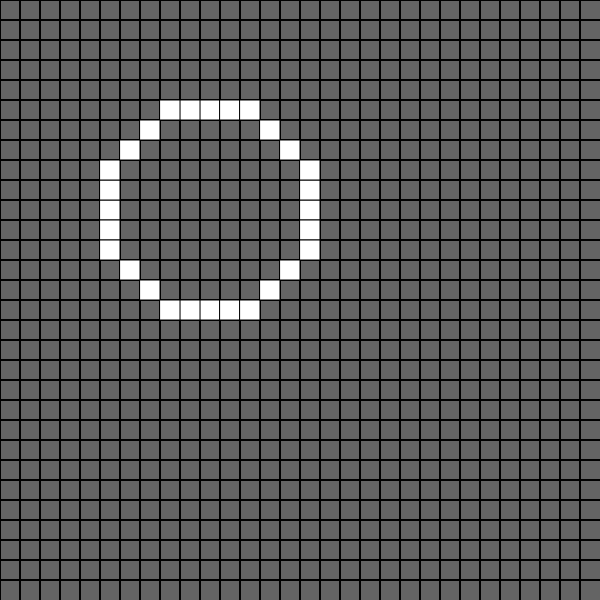
Frame 1 (no input)
Frame 60 (no input): identical to frame 1, image omitted
Frame 120 (the mouse pressed at the canvas centre since frame 60): identical to frame 1, image omitted

The p5.js sketch that drew this single still picture (run headless with seeded random() and noise() and a simulated clock; from frame 60 on, the mouse is pressed at the canvas centre):

// p5.js sketch
// ── sketch.js
// https://www.geeksforgeeks.org/mid-point-circle-drawing-algorithm/
// noprotect
function setup() {
  createCanvas(600, 600);
}
var r, x, y,xc, yc;
xc = 10;
yc = 10;
r = 5;
function grid(){
	for (var x = 0; x < width; x += width / 30) {
		for (var y = 0; y < height; y += height / 30) {
			stroke(0);
			strokeWeight(1);
			line(x, 0, x, height);
			line(0, y, width, y);
		}
	}
}
function draw() {
   background(100);
   grid();
   var theta = 1/r;
   x = r;
   y = 0;
  var c = cos(theta);
  var s = sin(theta);
   while(x>=y){
        rect(round(x+xc)*20, round(y+yc)*20, 20, 20);
        rect(round(xc-x)*20, round(yc+y)*20, 20, 20); 
        rect(round(xc+x)*20, round(yc-y)*20, 20, 20); 
        rect(round(xc-x)*20, round(yc-y)*20, 20, 20); 
        rect(round(xc+y)*20, round(yc+x)*20, 20, 20); 
        rect(round(xc-y)*20, round(yc+x)*20, 20, 20); 
        rect(round(xc+y)*20, round(yc-x)*20, 20, 20); 
        rect(round(xc-y)*20, round(yc-x)*20, 20, 20); 
        x = x*c - y*s;
        y = y*c + x*s;
    }
}
